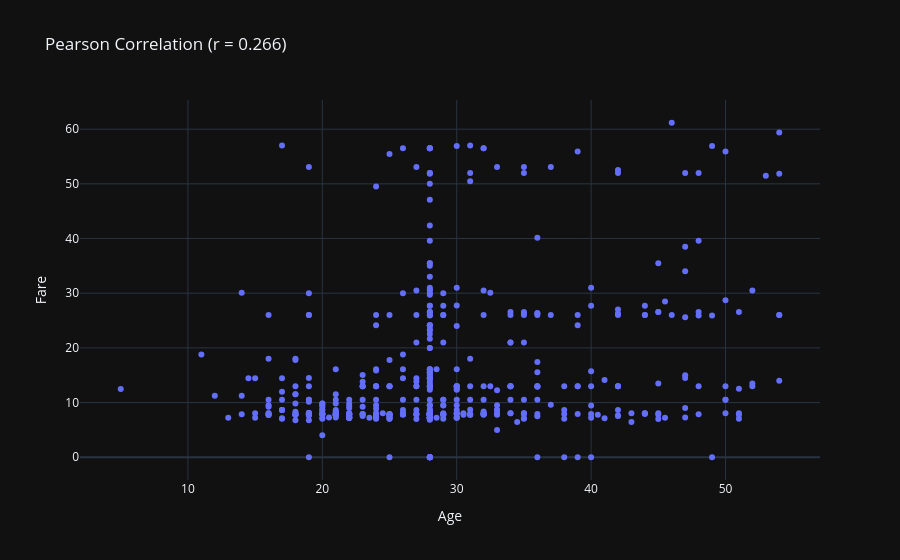
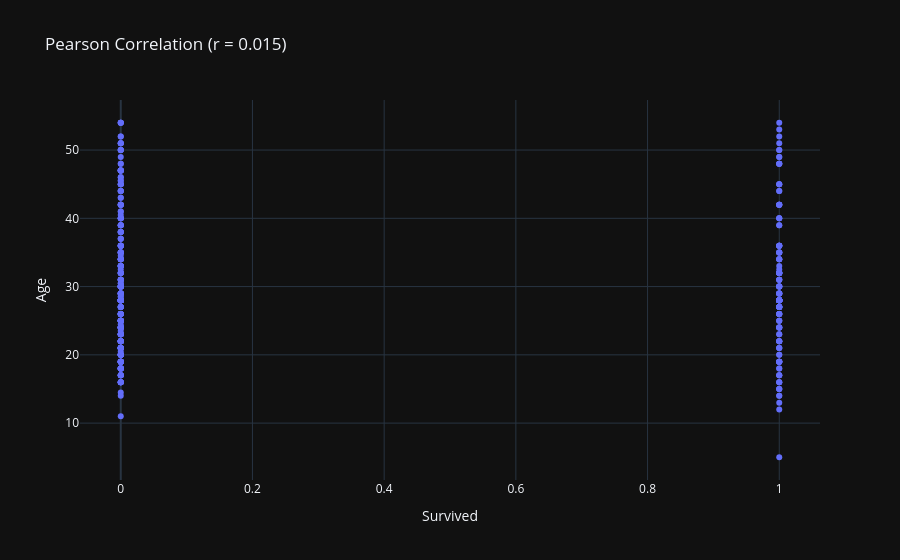
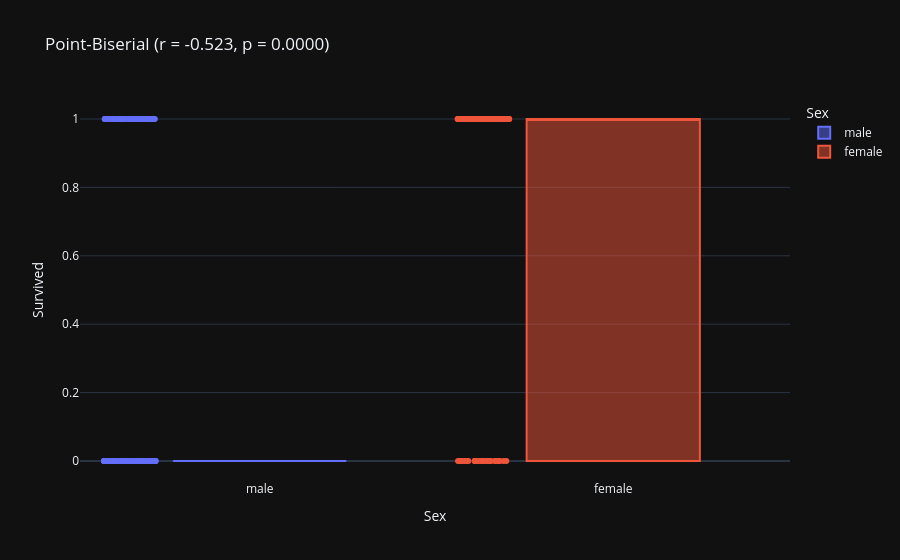

The code cell stored with these charts, in order, in its notebook:
### Markdown cell above
## 9. 📈 Advanced Correlation & Associations
Instead of just relying on Pearson, the tool implements multi-method association metrics to handle mixed dtypes.

### Code cell
# Num vs Num -> Pearson's r
dataset.plot_correlation('Age', 'Fare')

# Cat vs Num -> One-Way ANOVA Eta / Point-Biserial
dataset.plot_correlation('Survived', 'Age')

# Cat vs Cat -> Cramér's V (Contingency Chi-Square)
dataset.plot_correlation('Sex', 'Survived')

### Figure 1 — Plotly figure (JSON) as saved in the notebook; plotly's stock layout.template omitted (floating-point values rounded to 4 significant figures; data arrays with more than 128 entries replaced by an {"elided": "..."} marker saying what was removed)
{"data": [{"hovertemplate": "Age=%{x}<br>Fare=%{y}<extra></extra>", "legendgroup": "", "marker": {"color": "#636efa", "symbol": "circle"}, "mode": "markers", "name": "", "orientation": "v", "showlegend": false, "type": "scatter", "x": {"elided": "570 float values"}, "xaxis": "x", "y": {"elided": "570 float values"}, "yaxis": "y"}], "layout": {"legend": {"tracegroupgap": 0}, "title": {"text": "Pearson Correlation (r = 0.266)"}, "xaxis": {"anchor": "y", "domain": [0, 1], "title": {"text": "Age"}}, "yaxis": {"anchor": "x", "domain": [0, 1], "title": {"text": "Fare"}}}}

### Figure 2 — Plotly figure (JSON) as saved in the notebook; plotly's stock layout.template omitted (floating-point values rounded to 4 significant figures; data arrays with more than 128 entries replaced by an {"elided": "..."} marker saying what was removed)
{"data": [{"hovertemplate": "Survived=%{x}<br>Age=%{y}<extra></extra>", "legendgroup": "", "marker": {"color": "#636efa", "symbol": "circle"}, "mode": "markers", "name": "", "orientation": "v", "showlegend": false, "type": "scatter", "x": {"elided": "570 int values"}, "xaxis": "x", "y": {"elided": "570 float values"}, "yaxis": "y"}], "layout": {"legend": {"tracegroupgap": 0}, "title": {"text": "Pearson Correlation (r = 0.015)"}, "xaxis": {"anchor": "y", "domain": [0, 1], "title": {"text": "Survived"}}, "yaxis": {"anchor": "x", "domain": [0, 1], "title": {"text": "Age"}}}}

### Figure 3 — Plotly figure (JSON) as saved in the notebook; plotly's stock layout.template omitted (floating-point values rounded to 4 significant figures; data arrays with more than 128 entries replaced by an {"elided": "..."} marker saying what was removed)
{"data": [{"alignmentgroup": "True", "boxpoints": "all", "hovertemplate": "Sex=%{x}<br>Survived=%{y}<extra></extra>", "legendgroup": "male", "marker": {"color": "#636efa"}, "name": "male", "notched": false, "offsetgroup": "male", "orientation": "v", "showlegend": true, "type": "box", "x": {"elided": "428 str values"}, "x0": " ", "xaxis": "x", "y": {"elided": "428 int values"}, "y0": " ", "yaxis": "y"}, {"alignmentgroup": "True", "boxpoints": "all", "hovertemplate": "Sex=%{x}<br>Survived=%{y}<extra></extra>", "legendgroup": "female", "marker": {"color": "#EF553B"}, "name": "female", "notched": false, "offsetgroup": "female", "orientation": "v", "showlegend": true, "type": "box", "x": {"elided": "142 str values"}, "x0": " ", "xaxis": "x", "y": {"elided": "142 int values"}, "y0": " ", "yaxis": "y"}], "layout": {"boxmode": "overlay", "legend": {"title": {"text": "Sex"}, "tracegroupgap": 0}, "title": {"text": "Point-Biserial (r = -0.523, p = 0.0000)"}, "xaxis": {"anchor": "y", "categoryarray": ["male", "female"], "categoryorder": "array", "domain": [0, 1], "title": {"text": "Sex"}}, "yaxis": {"anchor": "x", "domain": [0, 1], "title": {"text": "Survived"}}}}
